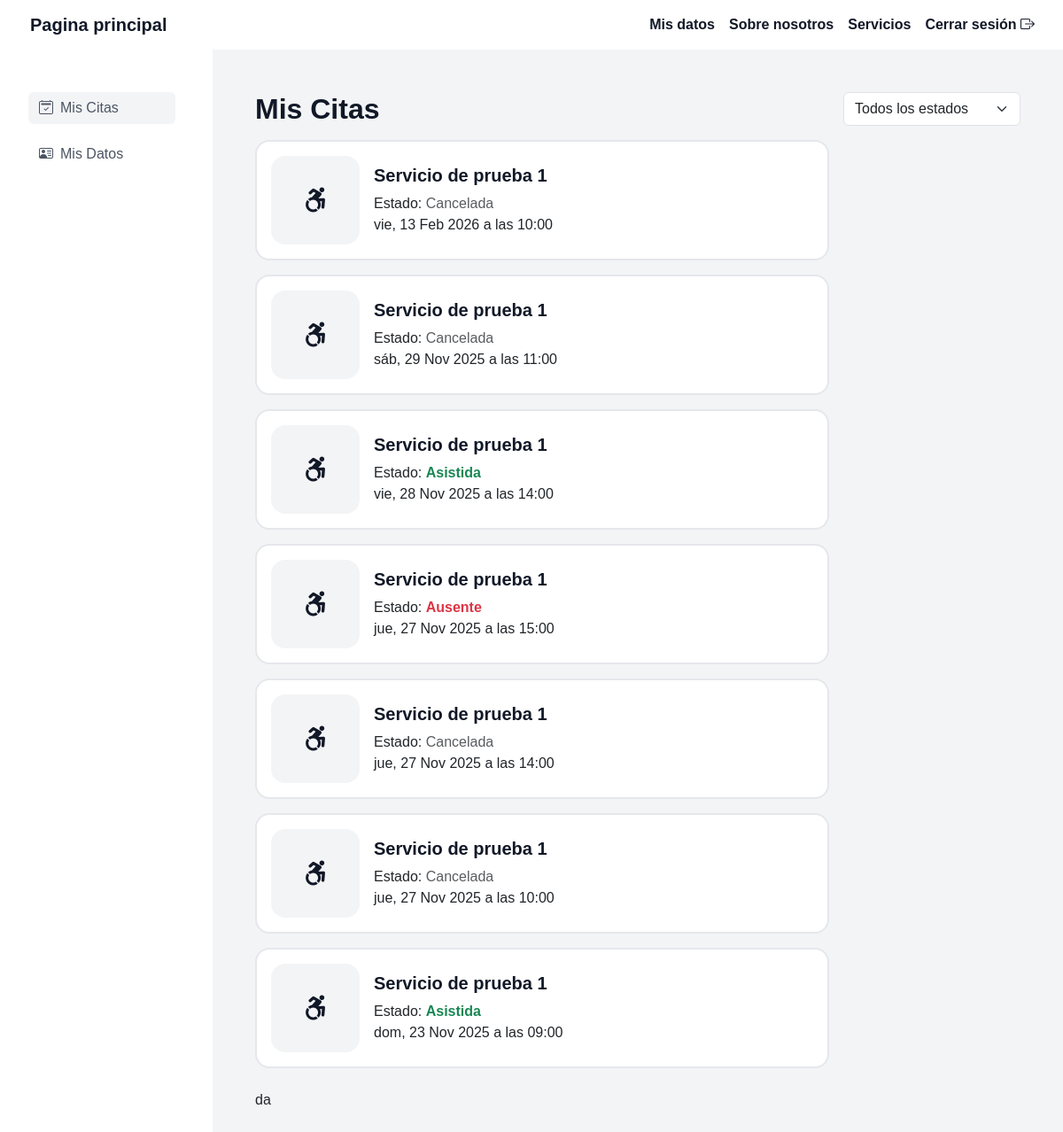
/panel/mi-cuenta/citas/ (signed in), run on the app's committed database.
### panel/models.py (models this page shows, shortened)
class Cita(models.Model):
    Estados = [
        ("Pendiente", "Pendiente"),
        ("Cancelada", "Cancelada"),
        ("Asistida", "Asistida"),
        ("Ausente", "Ausente"),
    ]
    fecha_creacion = models.DateTimeField(auto_now_add=True)
    fecha = models.DateField()
    hora = models.TimeField()
    estado = models.CharField(choices=Estados, default="Pendiente")
    cancelado_por_usuario = models.BooleanField(default=False)
    servicio = models.ForeignKey(Servicio, on_delete=models.CASCADE)
    usuario = models.ForeignKey(Usuario, on_delete=models.CASCADE)

class Servicio(models.Model):
    Estados = [("Activo", "Activo"), ("Inactivo", "Inactivo")]
    nombre = models.CharField(max_length=50, unique=True)
    descripcion = models.CharField(max_length=200)
    icono = models.CharField(max_length=50, blank=True)
    estado = models.CharField(choices=Estados, max_length=20)
    valor = models.PositiveIntegerField()
    insumos = models.ManyToManyField(Insumo, blank=True, related_name="servicios")

### panel/views.py (the view)
# urls.py: path('mi-cuenta/citas/', views.cliente_citas, name='cliente_citas'),
@login_required
def cliente_citas(request):
    citas = Cita.objects.filter(usuario=request.user).order_by("-fecha", "-hora")
    context = {"citas": citas}
    return render_spa(
        request,
        "panel/cliente/citas_cliente.html",
        context,
        "panel/cliente/panel_cliente.html",
    )

### panel/views.py (called while the page is built)
def render_spa(
    request, template_name, context={}, parent_template="panel/administrador/panel.html"
):
    if request.headers.get("x-requested-with") == "XMLHttpRequest":
        return render(request, template_name, context)
    full_context = {**context, "seccion_inicial": template_name}
    return render(request, parent_template, full_context)

### panel/templates/panel/cliente/panel_cliente.html (shortened to what this page needs)
{% extends 'base.html' %}
{% load static %}
{% block content %}
<div style="display: grid; grid-template-columns: 1fr 4fr;" class="w-100 h-100 m-auto">
    <div class="tarjeta">
        <ul class="d-flex flex-column gap-3 h-100 pt-5">
            <li>
                <a href="{% url 'cliente_citas' %}" class="btn btn-secundario w-100 text-start" data-link>
                    <i class="bi bi-calendar2-check me-2"></i>Mis Citas
                </a>
            </li>
            <li>
                <a href="{% url 'cliente_datos' %}" class="btn btn-secundario w-100 text-start" data-link>
                    <i class="bi bi-person-vcard me-2"></i>Mis Datos
                </a>
            </li>
        </ul>
    </div>
    <div id="contenidoPanel" class="p-5 panel-contenedor-estable">
        {% if seccion_inicial %}
            {% include seccion_inicial %}
        {% endif %}
    </div>
</div>
{% endblock %}

### templates/base.html (shortened to what this page needs)
<!DOCTYPE html>
<html lang="es">
  <head>
    {% load static %}
    <link rel="stylesheet" href="{% static 'css/bootstrap.min.css' %}">
    <link rel="stylesheet" href="{% static 'css/style.css' %}">
    <link rel="stylesheet"
      href="https://cdn.jsdelivr.net/npm/bootstrap-icons@1.13.1/font/bootstrap-icons.min.css">
    <link rel="stylesheet" href="{% static 'font-awesome/css/all.min.css' %}">
    <link
      href="https://cdn.jsdelivr.net/npm/select2@4.1.0-rc.0/dist/css/select2.min.css"
      rel="stylesheet" />
  </head>
  <body>
    <div class="contenido">
      <header>
        <div class="container-fluid">
          <nav class="navbar navbar-expand-lg border-body"
            data-bs-theme='dark'">
            <div class=" container-fluid">
              <a class="navbar-brand fw-bold"
                href="{% url 'principal' %}">Pagina principal</a>
              <div class="collapse navbar-collapse" id="navbarSupportedContent">
                <ul class="navbar-nav  ms-auto">
                  {% if user.is_authenticated %}
                  {% if user.is_superuser %}
                  <li class="nav-item">
                    <a class="nav-link active fw-bold"
                      href="{% url 'panel_control' %}">Panel de control</a>
                  </li>
                  {% else %}
                     <li class="nav-item">
                    <a class="nav-link active fw-bold"
                      href="{% url 'cliente_home' %}">Mis datos</a>
                  </li>
                  {% endif %}
                  {% endif %}
                  <li class="nav-item">
                    <a class="nav-link active fw-bold"
                      href="{% url 'principal' %}#visitanos">Sobre nosotros</a>
                  </li>
                  <li class="nav-item">
                    <a class="nav-link active fw-bold"
                      href="{% url 'principal' %}#nuestros-servicios">Servicios</a>
                  </li>
                  {% if not user.is_authenticated %}
                  <li class="nav-item">
                    <a class="nav-link active fw-bold"
                      href="{% url 'login_registro' %}">Iniciar Sesión</a>
                  </li>
                  {% else %}
                  <li class="nav-item">
                    <a class="nav-link active fw-bold"
                      href="{% url 'cerrar_sesion' %}">Cerrar sesión <i
                        class="bi bi-box-arrow-right"></i></a>
                  </li>
                  {% endif %}
                </ul>
              </div>
            </div>
          </nav>
        </div>
      </header>
      <main class="d-flex align-items-center flex-column">
        {% block content %}
        {% endblock %}
      </main>
    </div>
  </body>
</html>

### panel/templates/panel/cliente/citas_cliente.html (shortened to what this page needs)
<div>
<div class="d-flex justify-content-between align-items-center mb-3">
        <div>
            <h2 class="texto-principal m-0">Mis Citas</h2>
        </div>
        <div style="width: 200px;">
            <select id="filtro-estado-citas" class="form-select">
                <option value="todos">Todos los estados</option>
            </select>
        </div>
    </div>
    <div class="d-flex gap-3 flex-column" id="tabla-citas-container">
        {% if citas %}
        {% for cita in citas %}
        <div data-estado={{cita.estado}} class="cita-cliente">
                <i  class="fs-3 {{ cita.servicio.icono|default:'bi bi-calendar-event' }}"></i>
            <div>
                <h3 class="fs-5 texto-principal">{{ cita.servicio.nombre }}</h3>
                <p class="m-0">
                    Estado:
                    {% if cita.estado == 'Pendiente' %}
                    <span data-estado={{cita.estado}}{{cita.id}} class="text-warning fw-bold">{{ cita.estado }}</span>
                    {% elif cita.estado == 'Asistida' %}
                    <span class="text-success fw-bold">{{ cita.estado }}</span>
                    {% elif cita.estado == 'Ausente' %}
                    <span class="text-danger fw-bold">{{ cita.estado }}</span>
                    {% else %}
                    <span class="text-muted">{{ cita.estado }}</span>
                    {% endif %}
                </p>
                <p class="m-0">
                    {{ cita.fecha|date:"D, d M Y" }} a las {{cita.hora|time:"H:i" }}
                </p>
            </div>
        </div>
        {% endfor %}
        {% endif %}
    </div>
<div id="paginacion-cliente" class="d-flex gap-2 mt-4 pb-2">
    da
</div>
</div>

### static/css/style.css (style rules this page uses)
body[data-tema='claro'] { --color-fondo-principal: #F3F4F6; --color-fondo-secundario: #FFFFFF; --color-texto-principal: #111827; --color-texto-secundario: #4B5563; --color-botones-enlaces: #2563EB; --color-texto-botones: #FFFFFF; --color-boton-eliminar: #DC2626; --color-boton-eliminar-hover: #B91C1C; --color-texto-eliminar: #FFFFFF; --color-boton-editar: #FBBF24; --color-boton-editar-hover: #F59E0B; --color-texto-editar: #111827; --color-boton-cancelar: #E5E7EB; --color-boton-cancelar-hover: #D1D5DB; --color-texto-cancelar: #111827; --color-boton-confirmar: #3B82F6; --color-boton-confirmar-hover: #2563EB; --color-texto-confirmar: #FFFFFF; --color-activo: #dcfce7; --color-inactivo: #f1f5f9; }
body { margin: 0px; padding: 0px !important; font-family: sans-serif; background-color: var(--color-fondo-principal); }
.texto-principal { font-weight: 700; color: var(--color-texto-principal); }
.btn-secundario { background: none; border: none; color: var(--color-texto-secundario); }
.tarjeta { background-color: var(--color-fondo-secundario); }
html { scrollbar-width: none !important; scrollbar-gutter: auto !important; }
header { background-color: var(--color-fondo-secundario); }
a { color: white; text-decoration: none; font-size: 1.2rem; padding: 15px 10px; }
.contenido { display: grid; min-height: 100dvh; grid-template-rows: auto 1fr auto; }
ul { list-style-type: none; }
.boton-seleccionado { background-color: var(--color-fondo-principal); }
a[data-link] { width: 80% !important; }

### data on the page
Cita: servicio.nombre "Servicio de prueba 1", estado "Cancelada", fecha "vie, 13 Feb 2026", hora "10:00"
Cita: servicio.nombre "Servicio de prueba 1", estado "Cancelada", fecha "sáb, 29 Nov 2025", hora "11:00"
Cita: servicio.nombre "Servicio de prueba 1", estado "Asistida", fecha "vie, 28 Nov 2025", hora "14:00"
Cita: servicio.nombre "Servicio de prueba 1", estado "Ausente", fecha "jue, 27 Nov 2025", hora "15:00"
Cita: servicio.nombre "Servicio de prueba 1", estado "Cancelada", fecha "jue, 27 Nov 2025", hora "14:00"
Cita: servicio.nombre "Servicio de prueba 1", estado "Cancelada", fecha "jue, 27 Nov 2025", hora "10:00"
Cita: servicio.nombre "Servicio de prueba 1", estado "Asistida", fecha "dom, 23 Nov 2025", hora "09:00"
